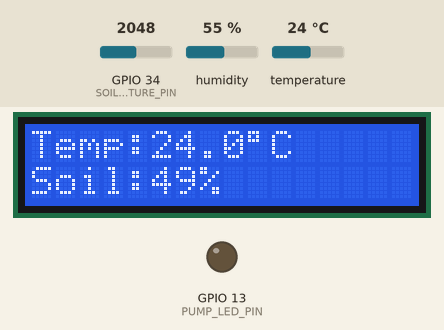
Bench run of a sketch on a simulated ESP32. On the bench: 16×2 character LCD, output pins drawn as LEDs (lit = HIGH). Inputs (shaded band) come from the test bench; at power-on: GPIO 34 (SOIL_MOISTURE_PIN) = 2048, temperature 24 °C, humidity 55 %. What the sketch prints to the serial monitor is not drawn.

Above: at 3.2 s.
3.3 s: GPIO 34 (SOIL_MOISTURE_PIN) set to 2397
At 7.5 s:
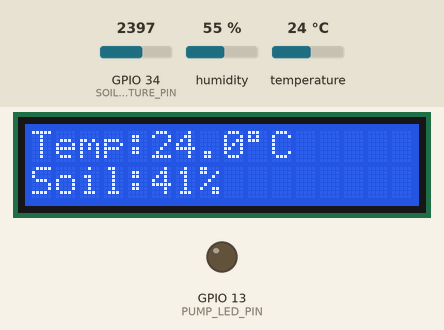
8.9 s: GPIO 34 (SOIL_MOISTURE_PIN) set to 2499
At 12.7 s:
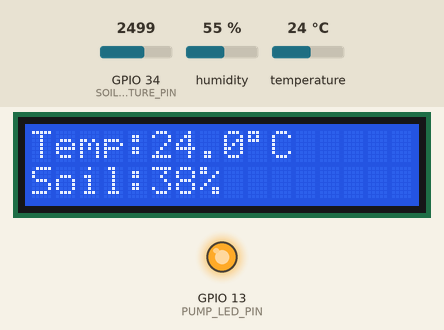
14.5 s: temperature set to 41 °C
At 17.9 s:
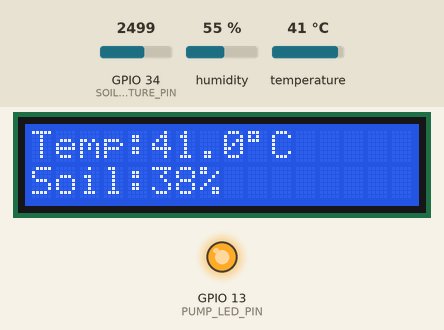
20.1 s: temperature set to 12 °C
At 23.1 s:
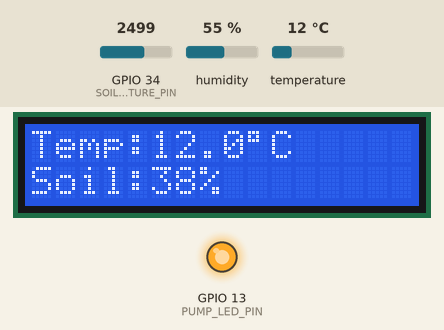
25.7 s: temperature set to 19 °C
At 28.2 s:
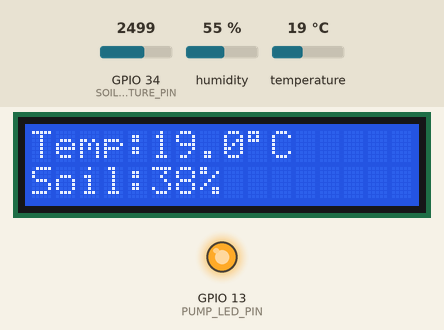
31.3 s: GPIO 34 (SOIL_MOISTURE_PIN) set to 2866
Timing chart, 0 to 34.3 s (numbered marks = the images above; inputs shaded):
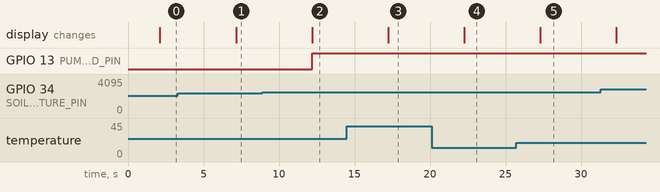

Measured:
- the behaviour switches between 2457 and 2458 on GPIO 34 (SOIL_MOISTURE_PIN) (found by bisection; images 1 and 2)
- after the input at 3.3 s, the display: changes after 3.9 s (image 1)
- after the input at 8.9 s, GPIO 13 (PUMP_LED_PIN): LOW → HIGH after 3.3 s; the display: changes after 3.3 s (image 2)
- after the input at 14.5 s, the display: changes after 2.7 s (image 3)
- after the input at 20.1 s, the display: changes after 2.2 s (image 4)
- after the input at 25.7 s, the display: changes after 1.6 s (image 5)

The sketch:

wokwi_code.ino
```cpp
#include <Wire.h>
#include <LiquidCrystal_I2C.h>
#include <DHT.h>

// Pin Definitions
#define DHTPIN 15            // DHT22 data pin to GPIO15
#define DHTTYPE DHT22
#define SOIL_MOISTURE_PIN 34 // Analog input pin
#define PUMP_LED_PIN 13      // LED to indicate pump status (GPIO13)

// Threshold for dry soil (in %)
int moistureThreshold = 40;

// Initialize LCD and DHT
LiquidCrystal_I2C lcd(0x27, 16, 2);
DHT dht(DHTPIN, DHTTYPE);

void setup() {
  Serial.begin(115200);

  // Initialize components
  lcd.init();
  lcd.backlight();

  dht.begin();

  pinMode(PUMP_LED_PIN, OUTPUT);
  digitalWrite(PUMP_LED_PIN, LOW); // Start with LED OFF (soil wet)

  lcd.setCursor(0, 0);
  lcd.print("Smart Irrigation");
  delay(2000);
  lcd.clear();
}

void loop() {
  // Read temperature & humidity
  float temperature = dht.readTemperature();
  float humidity = dht.readHumidity();

  // Read soil moisture
  int moistureRaw = analogRead(SOIL_MOISTURE_PIN);
  int moisturePercent = map(moistureRaw, 4095, 0, 0, 100); // ESP32 uses 12-bit ADC (0-4095)

  // Display on LCD
  lcd.setCursor(0, 0);
  lcd.print("Temp:");
  lcd.print(temperature, 1);
  lcd.print((char)223); // Degree symbol
  lcd.print("C ");

  lcd.setCursor(0, 1);
  lcd.print("Soil:");
  lcd.print(moisturePercent);
  lcd.print("%   ");

  // Debug Info
  Serial.println("=================================");
  Serial.print("Temperature: ");
  Serial.print(temperature);
  Serial.println(" *C");

  Serial.print("Humidity: ");
  Serial.print(humidity);
  Serial.println(" %");

  Serial.print("Soil Moisture: ");
  Serial.print(moisturePercent);
  Serial.println(" %");

  // Simulated Email Alert
  if (temperature > 35) {
    Serial.println(">> ALERT: High Temp! (Would send Email)");
  }

  // LED as Pump Indicator (ON when soil is dry)
  if (moisturePercent < moistureThreshold) {
    digitalWrite(PUMP_LED_PIN, HIGH); // Turn LED ON (soil is dry)
    Serial.println("Pump Status: ON (Soil is Dry)");
  } else {
    digitalWrite(PUMP_LED_PIN, LOW); // Turn LED OFF (soil is wet)
    Serial.println("Pump Status: OFF (Soil is Wet)");
  }

  Serial.println("=================================\n");

  delay(5000); // Wait before next reading
}
```
